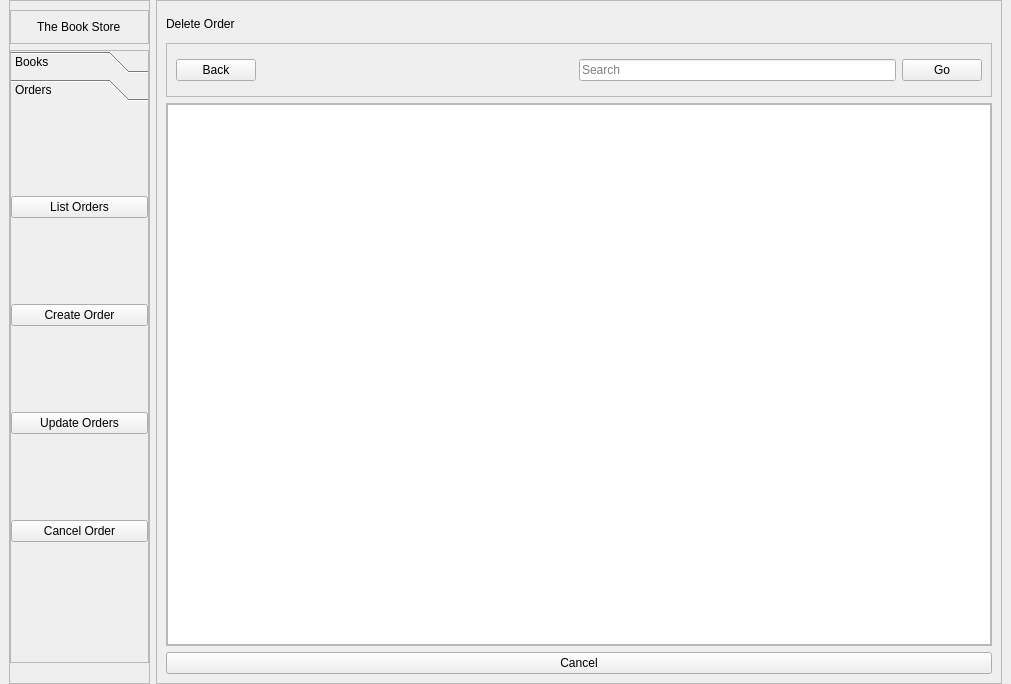
<?xml version="1.0" encoding="UTF-8"?>
<ui version="4.0">
 <class>MainWindow</class>
 <widget class="QMainWindow" name="MainWindow">
  <property name="geometry">
   <rect>
    <x>0</x>
    <y>0</y>
    <width>1011</width>
    <height>684</height>
   </rect>
  </property>
  <property name="windowTitle">
   <string>MainWindow</string>
  </property>
  <widget class="QWidget" name="centralwidget">
   <layout class="QHBoxLayout" name="horizontalLayout" stretch="1,6">
    <property name="topMargin">
     <number>0</number>
    </property>
    <property name="bottomMargin">
     <number>0</number>
    </property>
    <item>
     <widget class="QFrame" name="frame">
      <property name="frameShape">
       <enum>QFrame::StyledPanel</enum>
      </property>
      <property name="frameShadow">
       <enum>QFrame::Raised</enum>
      </property>
      <layout class="QVBoxLayout" name="verticalLayout">
       <property name="leftMargin">
        <number>0</number>
       </property>
       <property name="rightMargin">
        <number>0</number>
       </property>
       <property name="bottomMargin">
        <number>20</number>
       </property>
       <item>
        <widget class="QFrame" name="frame_3">
         <property name="frameShape">
          <enum>QFrame::StyledPanel</enum>
         </property>
         <property name="frameShadow">
          <enum>QFrame::Raised</enum>
         </property>
         <layout class="QHBoxLayout" name="horizontalLayout_2">
          <item alignment="Qt::AlignHCenter">
           <widget class="QLabel" name="l_storetitle">
            <property name="text">
             <string>The Book Store</string>
            </property>
           </widget>
          </item>
         </layout>
        </widget>
       </item>
       <item>
        <widget class="QFrame" name="frame_4">
         <property name="sizePolicy">
          <sizepolicy hsizetype="Preferred" vsizetype="Expanding">
           <horstretch>0</horstretch>
           <verstretch>0</verstretch>
          </sizepolicy>
         </property>
         <property name="frameShape">
          <enum>QFrame::StyledPanel</enum>
         </property>
         <property name="frameShadow">
          <enum>QFrame::Raised</enum>
         </property>
         <layout class="QHBoxLayout" name="horizontalLayout_3">
          <property name="leftMargin">
           <number>0</number>
          </property>
          <property name="topMargin">
           <number>0</number>
          </property>
          <property name="rightMargin">
           <number>0</number>
          </property>
          <property name="bottomMargin">
           <number>30</number>
          </property>
          <item>
           <widget class="QToolBox" name="toolBox">
            <property name="sizePolicy">
             <sizepolicy hsizetype="Preferred" vsizetype="Preferred">
              <horstretch>0</horstretch>
              <verstretch>0</verstretch>
             </sizepolicy>
            </property>
            <property name="currentIndex">
             <number>1</number>
            </property>
            <widget class="QWidget" name="p_book">
             <property name="geometry">
              <rect>
               <x>0</x>
               <y>0</y>
               <width>135</width>
               <height>492</height>
              </rect>
             </property>
             <attribute name="label">
              <string>Books</string>
             </attribute>
             <layout class="QVBoxLayout" name="verticalLayout_5">
              <property name="leftMargin">
               <number>0</number>
              </property>
              <property name="rightMargin">
               <number>0</number>
              </property>
              <item>
               <widget class="QPushButton" name="pb_listbooks">
                <property name="text">
                 <string>List Books</string>
                </property>
               </widget>
              </item>
              <item>
               <widget class="QPushButton" name="pb_addbooks">
                <property name="text">
                 <string>Add Book</string>
                </property>
               </widget>
              </item>
              <item>
               <widget class="QPushButton" name="pb_updatebooks">
                <property name="text">
                 <string>Update Books</string>
                </property>
               </widget>
              </item>
              <item>
               <widget class="QPushButton" name="pb_deletebook">
                <property name="text">
                 <string>Delete Book</string>
                </property>
               </widget>
              </item>
             </layout>
            </widget>
            <widget class="QWidget" name="p_order">
             <property name="geometry">
              <rect>
               <x>0</x>
               <y>0</y>
               <width>135</width>
               <height>492</height>
              </rect>
             </property>
             <attribute name="label">
              <string>Orders</string>
             </attribute>
             <layout class="QVBoxLayout" name="verticalLayout_6">
              <property name="spacing">
               <number>-1</number>
              </property>
              <property name="leftMargin">
               <number>0</number>
              </property>
              <property name="rightMargin">
               <number>0</number>
              </property>
              <item>
               <widget class="QPushButton" name="pb_listorders">
                <property name="text">
                 <string>List Orders</string>
                </property>
               </widget>
              </item>
              <item>
               <widget class="QPushButton" name="pb_createorder">
                <property name="text">
                 <string>Create Order</string>
                </property>
               </widget>
              </item>
              <item>
               <widget class="QPushButton" name="pb_updateorders">
                <property name="text">
                 <string>Update Orders</string>
                </property>
               </widget>
              </item>
              <item>
               <widget class="QPushButton" name="pb_canceorder">
                <property name="text">
                 <string>Cancel Order</string>
                </property>
               </widget>
              </item>
             </layout>
            </widget>
           </widget>
          </item>
         </layout>
        </widget>
       </item>
      </layout>
     </widget>
    </item>
    <item>
     <widget class="QFrame" name="frame_2">
      <property name="frameShape">
       <enum>QFrame::StyledPanel</enum>
      </property>
      <property name="frameShadow">
       <enum>QFrame::Raised</enum>
      </property>
      <layout class="QVBoxLayout" name="verticalLayout_2" stretch="1,2,20,0">
       <item>
        <widget class="QLabel" name="l_pagebanner">
         <property name="text">
          <string>Delete Order</string>
         </property>
        </widget>
       </item>
       <item>
        <widget class="QFrame" name="frame_5">
         <property name="frameShape">
          <enum>QFrame::StyledPanel</enum>
         </property>
         <property name="frameShadow">
          <enum>QFrame::Raised</enum>
         </property>
         <layout class="QHBoxLayout" name="horizontalLayout_4">
          <item>
           <widget class="QPushButton" name="pb_back">
            <property name="text">
             <string>Back</string>
            </property>
           </widget>
          </item>
          <item>
           <spacer name="horizontalSpacer">
            <property name="orientation">
             <enum>Qt::Horizontal</enum>
            </property>
            <property name="sizeHint" stdset="0">
             <size>
              <width>317</width>
              <height>20</height>
             </size>
            </property>
           </spacer>
          </item>
          <item>
           <widget class="QLineEdit" name="le_search">
            <property name="placeholderText">
             <string>Search</string>
            </property>
           </widget>
          </item>
          <item>
           <widget class="QPushButton" name="pb_go">
            <property name="text">
             <string>Go</string>
            </property>
           </widget>
          </item>
         </layout>
        </widget>
       </item>
       <item>
        <widget class="QFrame" name="frame_6">
         <property name="frameShape">
          <enum>QFrame::StyledPanel</enum>
         </property>
         <property name="frameShadow">
          <enum>QFrame::Raised</enum>
         </property>
         <layout class="QVBoxLayout" name="verticalLayout_3">
          <property name="leftMargin">
           <number>0</number>
          </property>
          <property name="topMargin">
           <number>0</number>
          </property>
          <property name="rightMargin">
           <number>0</number>
          </property>
          <property name="bottomMargin">
           <number>0</number>
          </property>
          <item>
           <widget class="QListWidget" name="listWidget"/>
          </item>
         </layout>
        </widget>
       </item>
       <item>
        <widget class="QPushButton" name="pb_cancel">
         <property name="text">
          <string>Cancel</string>
         </property>
        </widget>
       </item>
      </layout>
     </widget>
    </item>
   </layout>
  </widget>
 </widget>
 <resources/>
 <connections/>
</ui>
